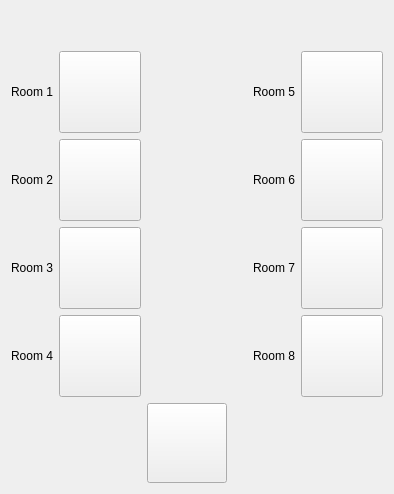
      <widget class="QWidget" name="Light_Page">
       <layout class="QGridLayout" name="gridLayout_3">
        <item row="0" column="5">
         <spacer name="verticalSpacer_6">
          <property name="orientation">
           <enum>Qt::Vertical</enum>
          </property>
          <property name="sizeType">
           <enum>QSizePolicy::Maximum</enum>
          </property>
          <property name="sizeHint" stdset="0">
           <size>
            <width>20</width>
            <height>40</height>
           </size>
          </property>
         </spacer>
        </item>
        <item row="3" column="0">
         <widget class="QLabel" name="lblRoom3">
          <property name="sizePolicy">
           <sizepolicy hsizetype="Maximum" vsizetype="Maximum">
            <horstretch>0</horstretch>
            <verstretch>0</verstretch>
           </sizepolicy>
          </property>
          <property name="maximumSize">
           <size>
            <width>140</width>
            <height>100</height>
           </size>
          </property>
          <property name="text">
           <string>Room 3</string>
          </property>
         </widget>
        </item>
        <item row="1" column="6">
         <widget class="QLabel" name="lblRoom5">
          <property name="sizePolicy">
           <sizepolicy hsizetype="Maximum" vsizetype="Maximum">
            <horstretch>0</horstretch>
            <verstretch>0</verstretch>
           </sizepolicy>
          </property>
          <property name="maximumSize">
           <size>
            <width>140</width>
            <height>100</height>
           </size>
          </property>
          <property name="text">
           <string>Room 5</string>
          </property>
         </widget>
        </item>
        <item row="1" column="1">
         <widget class="QPushButton" name="btnLightRoom0">
          <property name="sizePolicy">
           <sizepolicy hsizetype="Maximum" vsizetype="Maximum">
            <horstretch>0</horstretch>
            <verstretch>0</verstretch>
           </sizepolicy>
          </property>
          <property name="minimumSize">
           <size>
            <width>82</width>
            <height>82</height>
           </size>
          </property>
          <property name="maximumSize">
           <size>
            <width>82</width>
            <height>82</height>
           </size>
          </property>
          <property name="text">
           <string/>
          </property>
          <property name="checkable">
           <bool>true</bool>
          </property>
         </widget>
        </item>
        <item row="3" column="7">
         <widget class="QPushButton" name="btnLightRoom6">
          <property name="sizePolicy">
           <sizepolicy hsizetype="Maximum" vsizetype="Maximum">
            <horstretch>0</horstretch>
            <verstretch>0</verstretch>
           </sizepolicy>
          </property>
          <property name="minimumSize">
           <size>
            <width>82</width>
            <height>82</height>
           </size>
          </property>
          <property name="maximumSize">
           <size>
            <width>82</width>
            <height>82</height>
           </size>
          </property>
          <property name="text">
           <string/>
          </property>
          <property name="checkable">
           <bool>true</bool>
          </property>
         </widget>
        </item>
        <item row="2" column="0">
         <widget class="QLabel" name="lblRoom2">
          <property name="sizePolicy">
           <sizepolicy hsizetype="Maximum" vsizetype="Maximum">
            <horstretch>0</horstretch>
            <verstretch>0</verstretch>
           </sizepolicy>
          </property>
          <property name="maximumSize">
           <size>
            <width>140</width>
            <height>100</height>
           </size>
          </property>
          <property name="text">
           <string>Room 2</string>
          </property>
         </widget>
        </item>
        <item row="4" column="0">
         <widget class="QLabel" name="lblRoom4">
          <property name="sizePolicy">
           <sizepolicy hsizetype="Maximum" vsizetype="Maximum">
            <horstretch>0</horstretch>
            <verstretch>0</verstretch>
           </sizepolicy>
          </property>
          <property name="maximumSize">
           <size>
            <width>140</width>
            <height>100</height>
           </size>
          </property>
          <property name="text">
           <string>Room 4</string>
          </property>
         </widget>
        </item>
        <item row="2" column="7">
         <widget class="QPushButton" name="btnLightRoom5">
          <property name="sizePolicy">
           <sizepolicy hsizetype="Maximum" vsizetype="Maximum">
            <horstretch>0</horstretch>
            <verstretch>0</verstretch>
           </sizepolicy>
          </property>
          <property name="minimumSize">
           <size>
            <width>82</width>
            <height>82</height>
           </size>
          </property>
          <property name="maximumSize">
           <size>
            <width>82</width>
            <height>82</height>
           </size>
          </property>
          <property name="text">
           <string/>
          </property>
          <property name="checkable">
           <bool>true</bool>
          </property>
         </widget>
        </item>
        <item row="4" column="1">
         <widget class="QPushButton" name="btnLightRoom3">
          <property name="sizePolicy">
           <sizepolicy hsizetype="Maximum" vsizetype="Maximum">
            <horstretch>0</horstretch>
            <verstretch>0</verstretch>
           </sizepolicy>
          </property>
          <property name="minimumSize">
           <size>
            <width>82</width>
            <height>82</height>
           </size>
          </property>
          <property name="maximumSize">
           <size>
            <width>82</width>
            <height>82</height>
           </size>
          </property>
          <property name="text">
           <string/>
          </property>
          <property name="checkable">
           <bool>true</bool>
          </property>
         </widget>
        </item>
        <item row="4" column="7">
         <widget class="QPushButton" name="btnLightRoom7">
          <property name="sizePolicy">
           <sizepolicy hsizetype="Maximum" vsizetype="Maximum">
            <horstretch>0</horstretch>
            <verstretch>0</verstretch>
           </sizepolicy>
          </property>
          <property name="minimumSize">
           <size>
            <width>82</width>
            <height>82</height>
           </size>
          </property>
          <property name="maximumSize">
           <size>
            <width>82</width>
            <height>82</height>
           </size>
          </property>
          <property name="text">
           <string/>
          </property>
          <property name="checkable">
           <bool>true</bool>
          </property>
         </widget>
        </item>
        <item row="4" column="6">
         <widget class="QLabel" name="lblRoom8">
          <property name="sizePolicy">
           <sizepolicy hsizetype="Maximum" vsizetype="Maximum">
            <horstretch>0</horstretch>
            <verstretch>0</verstretch>
           </sizepolicy>
          </property>
          <property name="maximumSize">
           <size>
            <width>140</width>
            <height>16777215</height>
           </size>
          </property>
          <property name="text">
           <string>Room 8</string>
          </property>
         </widget>
        </item>
        <item row="2" column="6">
         <widget class="QLabel" name="lblRoom6">
          <property name="sizePolicy">
           <sizepolicy hsizetype="Maximum" vsizetype="Maximum">
            <horstretch>0</horstretch>
            <verstretch>0</verstretch>
           </sizepolicy>
          </property>
          <property name="maximumSize">
           <size>
            <width>140</width>
            <height>100</height>
           </size>
          </property>
          <property name="text">
           <string>Room 6</string>
          </property>
         </widget>
        </item>
        <item row="3" column="1">
         <widget class="QPushButton" name="btnLightRoom2">
          <property name="sizePolicy">
           <sizepolicy hsizetype="Maximum" vsizetype="Maximum">
            <horstretch>0</horstretch>
            <verstretch>0</verstretch>
           </sizepolicy>
          </property>
          <property name="minimumSize">
           <size>
            <width>82</width>
            <height>82</height>
           </size>
          </property>
          <property name="maximumSize">
           <size>
            <width>82</width>
            <height>82</height>
           </size>
          </property>
          <property name="text">
           <string/>
          </property>
          <property name="checkable">
           <bool>true</bool>
          </property>
         </widget>
        </item>
        <item row="1" column="0">
         <widget class="QLabel" name="lblRoom1">
          <property name="sizePolicy">
           <sizepolicy hsizetype="Maximum" vsizetype="Maximum">
            <horstretch>0</horstretch>
            <verstretch>0</verstretch>
           </sizepolicy>
          </property>
          <property name="maximumSize">
           <size>
            <width>140</width>
            <height>100</height>
           </size>
          </property>
          <property name="text">
           <string>Room 1</string>
          </property>
         </widget>
        </item>
        <item row="2" column="1">
         <widget class="QPushButton" name="btnLightRoom1">
          <property name="sizePolicy">
           <sizepolicy hsizetype="Maximum" vsizetype="Maximum">
            <horstretch>0</horstretch>
            <verstretch>0</verstretch>
           </sizepolicy>
          </property>
          <property name="minimumSize">
           <size>
            <width>82</width>
            <height>82</height>
           </size>
          </property>
          <property name="maximumSize">
           <size>
            <width>82</width>
            <height>82</height>
           </size>
          </property>
          <property name="text">
           <string/>
          </property>
          <property name="checkable">
           <bool>true</bool>
          </property>
         </widget>
        </item>
        <item row="3" column="6">
         <widget class="QLabel" name="lblRoom7">
          <property name="sizePolicy">
           <sizepolicy hsizetype="Maximum" vsizetype="Maximum">
            <horstretch>0</horstretch>
            <verstretch>0</verstretch>
           </sizepolicy>
          </property>
          <property name="maximumSize">
           <size>
            <width>140</width>
            <height>100</height>
           </size>
          </property>
          <property name="text">
           <string>Room 7</string>
          </property>
         </widget>
        </item>
        <item row="1" column="7">
         <widget class="QPushButton" name="btnLightRoom4">
          <property name="sizePolicy">
           <sizepolicy hsizetype="Maximum" vsizetype="Maximum">
            <horstretch>0</horstretch>
            <verstretch>0</verstretch>
           </sizepolicy>
          </property>
          <property name="minimumSize">
           <size>
            <width>82</width>
            <height>82</height>
           </size>
          </property>
          <property name="maximumSize">
           <size>
            <width>82</width>
            <height>82</height>
           </size>
          </property>
          <property name="text">
           <string/>
          </property>
          <property name="checkable">
           <bool>true</bool>
          </property>
         </widget>
        </item>
        <item row="5" column="2">
         <widget class="QPushButton" name="btnReturnMenu1">
          <property name="sizePolicy">
           <sizepolicy hsizetype="Preferred" vsizetype="Preferred">
            <horstretch>0</horstretch>
            <verstretch>0</verstretch>
           </sizepolicy>
          </property>
          <property name="minimumSize">
           <size>
            <width>80</width>
            <height>80</height>
           </size>
          </property>
          <property name="maximumSize">
           <size>
            <width>80</width>
            <height>80</height>
           </size>
          </property>
          <property name="text">
           <string/>
          </property>
         </widget>
        </item>
       </layout>
      </widget>
